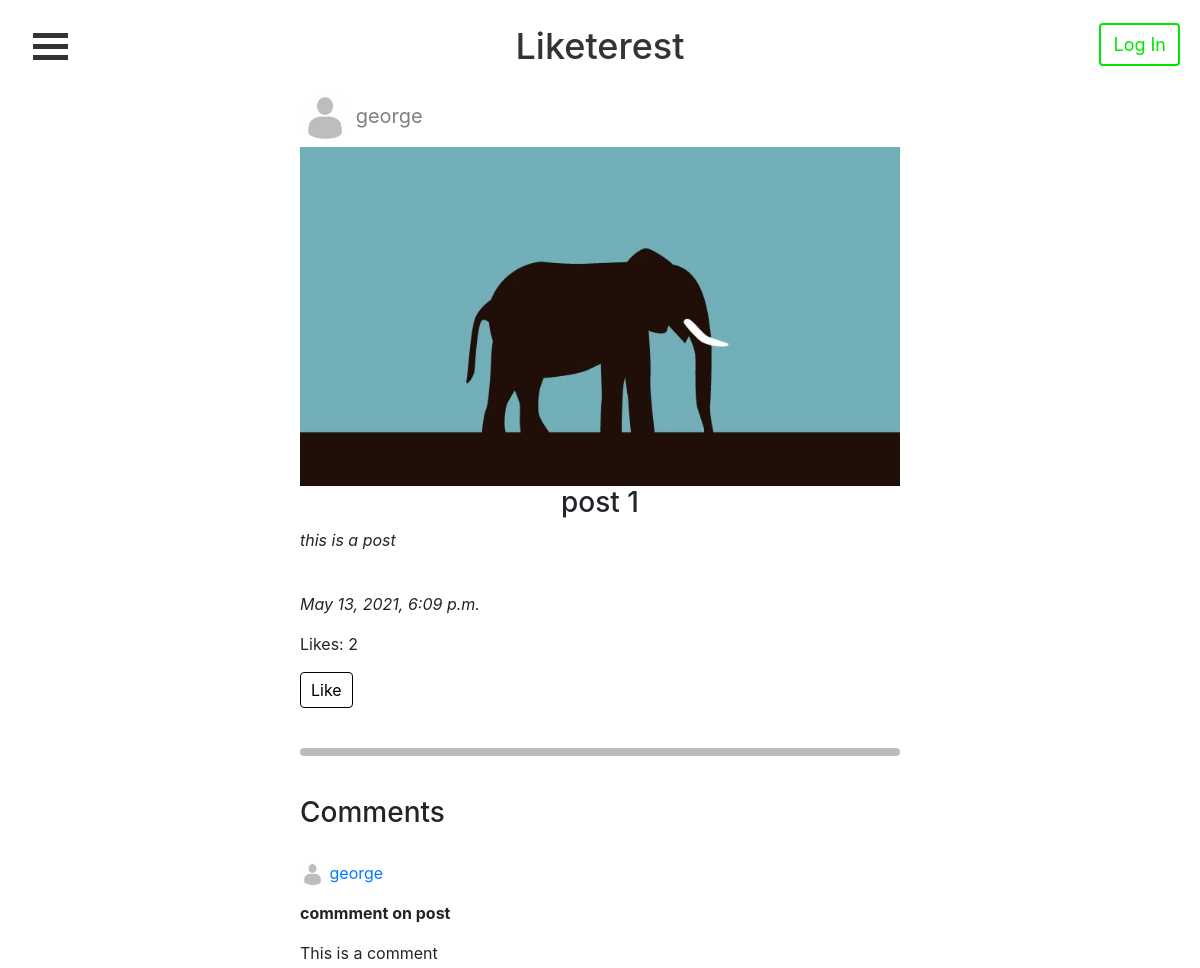
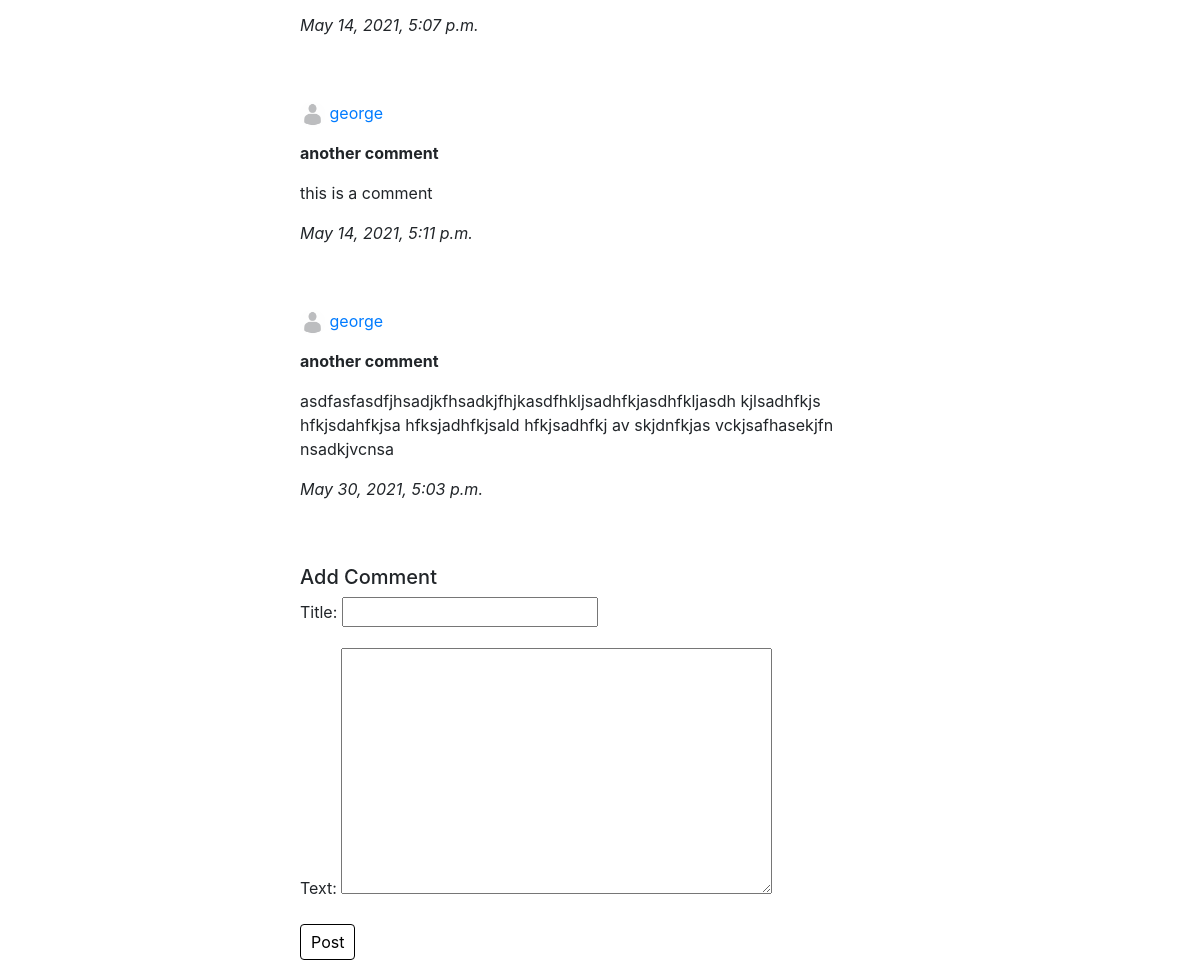
The page /post/10/ on the database its author committed (2 pictures, top to bottom).
### accounts/models.py (models this page shows, shortened)
class Post(models.Model):
    title = models.CharField(max_length=50, null=True)
    caption = models.TextField(default="", null=True)
    image = models.ImageField(null=True)
    post_date = models.DateTimeField(auto_now_add=True, null=True)
    userPosted = models.ForeignKey(Profile, null=True, on_delete=models.CASCADE)
    likes = models.IntegerField(default=0)

class Profile(models.Model):
    user = models.OneToOneField(User, on_delete=models.CASCADE, primary_key=True)
    profile_pic = models.ImageField(default="defaultprofilepic.png", null=True, blank=True)
    bio = models.TextField(default="", blank=True)
    def create_user_profile(sender, instance, created, **kwargs):
        if created:
            Profile.objects.create(user=instance)
    post_save.connect(create_user_profile, sender=User)
    def __str__(self):
        return self.user.username

class Comment(models.Model):
    title = models.CharField(max_length=30, null=True)
    text = models.TextField(default="", null=True)
    post_date = models.DateTimeField(auto_now_add=True, null=True)
    post = models.ForeignKey(Post, on_delete=models.CASCADE)
    userPosted = models.ForeignKey(Profile, null=True, on_delete=models.CASCADE)

### accounts/views.py (the view, shortened to what this page needs)
# urls.py: path('post/<str:pk>/', views.post, name="post_page"),
def post(request, pk):
    post = Post.objects.get(id=pk) # Gets the post for the specific page
    comments = post.comment_set.all() # Gets all of the comments for the post
    likes = post.like_set.all() # Gets all of the likes for the post
    user = request.user # Gets the user
    form = CommentForm() # Gets the form to add comments
    LIKED = False
    for like in likes:
        if like.user.user == user:
            LIKED = True
    if LIKED:
        form_like = None
    else:
        form_like = LikeForm()
    context = {'post': post, 'comments': comments, 'form': form, 'form_like': form_like}
    return render(request, 'accounts/post.html', context)

### accounts/forms.py
class CommentForm(ModelForm):
    class Meta:
        model = Comment
        fields = ['title', 'text']

class LikeForm(ModelForm):
    class Meta:
        model = Like
        fields = []

### accounts/templates/accounts/post.html (shortened to what this page needs)
{% extends 'accounts/main.html' %}
{% block content %}
<div class="containercenter">
  <a href="{% url 'profile_page' post.userPosted.user.id %}" class="profilelink">
    <img src="{{ post.userPosted.profile_pic.url }}" alt="profile pic" id="postprofilepic" />
    <p style="display:inline-block">{{post.userPosted}}</p>
  </a>
</div>
<img src="{{ post.image.url }}" alt="post image" style="max-width:50%" class="center">
<h3 style="text-align:center">{{post.title}}</h3>
<div class="containercenter">
  <p><i>{{post.caption}}</i></p>
  <br />
  <p><i>{{post.post_date}}</i></p>
  <p>Likes: {{post.likes}}</p>
  {% if form_like %}
    <form method="post">
      <input type="submit" class="btn submit_btn" value="Like" name="Like">
    </form>
  {% endif %}
</div>
<br />
<hr class="rounded">
<br />
<div class="containercenter">
  <h3>Comments</h3>
  <br />
  {% for comment in comments %}
    <a href="{% url 'profile_page' comment.userPosted.user.id %}">
      <img src="{{ comment.userPosted.profile_pic.url }}" alt="profile pic" id="commentprofilepic" />
      <p style="display:inline-block">{{comment.userPosted}}</p>
    </a>
    <p><strong>{{comment.title}}</strong></p>
    <p>{{comment.text}}</p>
    <p><i>{{comment.post_date}}</i></p>
    <br />
    <br />
  {% endfor %}
  <h5>Add Comment</h5>
  <form method="post">
    {{ form.as_p }}
    <input class="btn submit_btn" type="submit" value="Post" name="Comment">
  </form>
</div>
{% endblock %}

### accounts/static/css/mystylesheet.css (style rules this page uses)
body { background-color: white; }
hr.rounded { border-top: 8px solid #bbb; border-radius: 5px; width: 50%; }
.center { display: block; margin-left: auto; margin-right: auto; width: 50%; }
.submit_btn { color: black; border-color: black; padding: 5px 10px; }
.containercenter { position: relative; margin: auto; width: 50%; }
#commentprofilepic { width: 25px; height: 25px; border-radius: 50%; display: inline-block; }
#postprofilepic { width: 50px; height: 50px; border-radius: 50%; display: inline-block; }
a.profilelink { color: grey; font-size: 20px; }

### rows shown on the page
Post: userPosted.profile_pic (picture), userPosted "george", image (picture), title "post 1", caption "this is a post", post_date "May 13, 2021, 6:09 p.m.", likes "2"
Comment: userPosted.profile_pic (picture), userPosted "george", title "commment on post", text "This is a comment", post_date "May 14, 2021, 5:07 p.m."
Comment: userPosted.profile_pic (picture), userPosted "george", title "another comment", text "this is a comment", post_date "May 14, 2021, 5:11 p.m."
Comment: userPosted.profile_pic (picture), userPosted "george", title "another comment", text "asdfasfasdfjhsadjkfhsadkjfhjkasdfhkljsadhfkjasdhfkljasdh kjlsadhfkjs hfkjsdahfkjsa hfksjadhfkjsald hfkjsadhfkj av skjdnfkjas vckjsafhasekjfn nsadkjvcnsa", post_date "May 30, 2021, 5:03 p.m."
